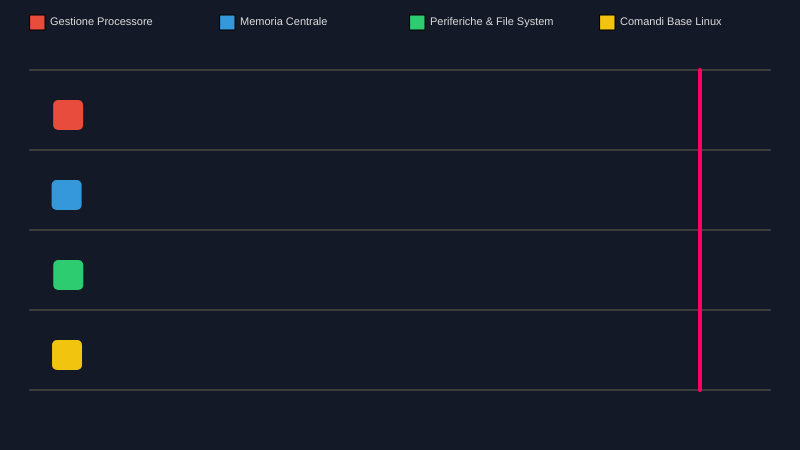
Frame 1 (no input)
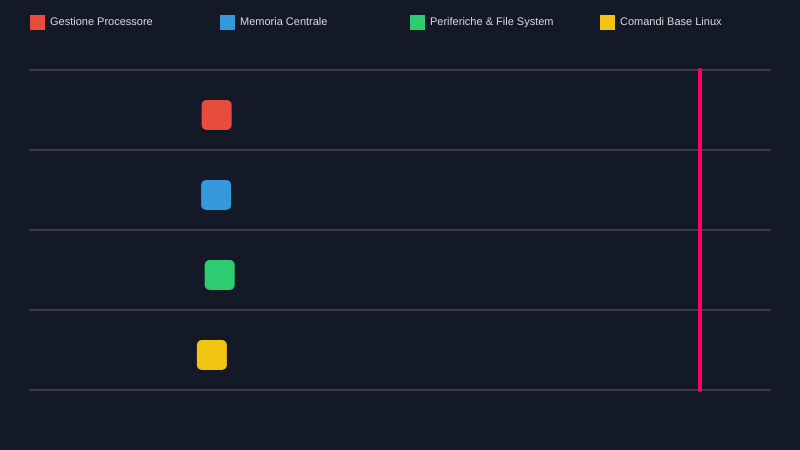
Frame 60 (no input)
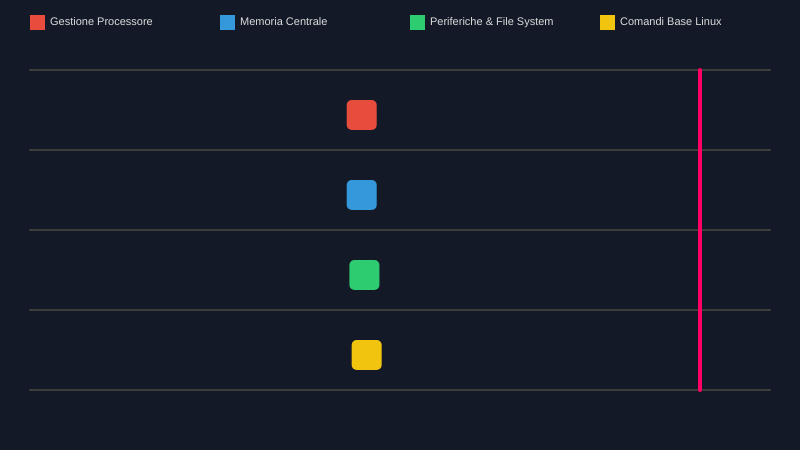
Frame 120 (the mouse pressed at the canvas centre since frame 60)

The p5.js sketch that drew these frames (run headless with seeded random() and noise() and a simulated clock; from frame 60 on, the mouse is pressed at the canvas centre):

// p5.js sketch
// ── sketch.js
let runners = [];
let gameState = "RACE"; // Stati: "RACE", "QUESTION", "END"
let winnerIndex = -1;
let currentQuestion = "";
let userAnswer = "";
let finishLineX = 700;

let topics = [
  { 
    name: "Gestione Processore", 
    color: "#E74C3C", 
    challenges: [
      "Come si chiama l'algoritmo di scheduling a turni di tempo prefissati?",
      "Un programma caricato in RAM e in fase di esecuzione si chiama...?",
      "Quale componente del SO decide quale processo mandare in CPU?"
    ]
  },
  { 
    name: "Memoria Centrale", 
    color: "#3498DB", 
    challenges: [
      "Come si chiama l'hardware che traduce gli indirizzi virtuali in fisici?",
      "Come si chiama la tecnica che divide la memoria in blocchi di dimensione fissa?",
      "Quale tipo di memoria volatile perde i dati quando si spegne il PC?"
    ]
  },
  { 
    name: "Periferiche & File System", 
    color: "#2ECC71", 
    challenges: [
      "Quale meccanismo di I/O permette di trasferire dati in memoria senza CPU?",
      "Un percorso che parte direttamente dalla radice (root) si dice...?",
      "Come si chiama la directory principale da cui parte il file system?"
    ]
  },
  { 
    name: "Comandi Base Linux", 
    color: "#F1C40F", 
    challenges: [
      "Quale comando serve per elencare i file in una cartella?",
      "Quale comando permette di cambiare la cartella corrente?",
      "Quale comando si usa per creare una nuova cartella?"
    ]
  }
];

function setup() {
  createCanvas(800, 450);
  // Inizializzazione concorrenti
  for (let i = 0; i < topics.length; i++) {
    runners.push({ x: 50, y: 100 + i * 80 });
  }
}

function draw() {
  background(20, 25, 40);
  
  if (gameState === "RACE") {
    drawGame();
  } else if (gameState === "QUESTION") {
    displayQuestionScreen();
  } else if (gameState === "END") {
    displayEndScreen();
  }
}

function drawGame() {
  // Legenda in alto
  for (let i = 0; i < topics.length; i++) {
    fill(topics[i].color);
    rect(30 + i * 190, 15, 15, 15);
    fill(220);
    textSize(11);
    textAlign(LEFT, CENTER);
    text(topics[i].name, 50 + i * 190, 22);
  }

  // Corsie e linea di arrivo
  stroke(60);
  strokeWeight(2);
  for (let i = 0; i <= topics.length; i++) {
    line(30, 70 + i * 80, 770, 70 + i * 80);
  }
  
  stroke("#FF0064");
  strokeWeight(4);
  line(finishLineX, 70, finishLineX, 390);

  // Avanzamento e disegno dei concorrenti
  for (let i = 0; i < runners.length; i++) {
    runners[i].x += random(1, 4); // Movimento casuale
    
    fill(topics[i].color);
    noStroke();
    rect(runners[i].x, runners[i].y, 30, 30, 5);
    
    // Controllo vincitore
    if (runners[i].x >= finishLineX) {
      winnerIndex = i;
      currentQuestion = random(topics[i].challenges);
      gameState = "QUESTION";
      break;
    }
  }
}

function displayQuestionScreen() {
  fill(0, 200);
  rect(0, 0, width, height);
  
  textAlign(CENTER);
  fill(255);
  textSize(20);
  text("GARA TERMINATA!", width / 2, 80);
  
  fill(topics[winnerIndex].color);
  textSize(16);
  text("Vincitore: " + topics[winnerIndex].name, width / 2, 115);
  
  // Box della domanda
  fill(30, 40, 60);
  stroke(topics[winnerIndex].color);
  strokeWeight(2);
  rect(100, 150, 600, 100, 10);
  
  fill(255);
  noStroke();
  textSize(14);
  text(currentQuestion, width / 2, 200);
  
  // Box di risposta dell'utente
  fill(15, 20, 30);
  stroke(100);
  rect(200, 300, 400, 35, 5);
  
  fill("#00FF96");
  textAlign(LEFT, CENTER);
  text(userAnswer + (frameCount % 60 < 30 ? "_" : ""), 210, 317);
}

function displayEndScreen() {
  fill(20, 25, 40);
  rect(0, 0, width, height);
  
  textAlign(CENTER);
  fill("#00FF96");
  textSize(24);
  text("RISPOSTA REGISTRATA!", width / 2, 180);
  
  fill(220);
  textSize(14);
  text("Premi 'R' per riavviare la gara.", width / 2, 250);
}

function keyPressed() {
  if (gameState === "QUESTION") {
    if (keyCode === ENTER && userAnswer.trim().length > 0) {
      gameState = "END";
    } else if (keyCode === BACKSPACE) {
      userAnswer = userAnswer.slice(0, -1);
    } else if (key.length === 1) {
      userAnswer += key;
    }
  } else if (gameState === "END" && (key === 'r' || key === 'R')) {
    resetGame();
  }
}

function resetGame() {
  for (let i = 0; i < runners.length; i++) {
    runners[i].x = 50;
  }
  userAnswer = "";
  winnerIndex = -1;
  gameState = "RACE";
}
// ── style.css
html, body {
  margin: 0;
  padding: 0;
  background-color: #0d1117;
  display: flex;
  justify-content: center;
  align-items: center;
  min-height: 100vh;
  font-family: 'Courier New', Courier, monospace;
}

main {
  box-shadow: 0 0 20px rgba(0, 255, 150, 0.2);
}
